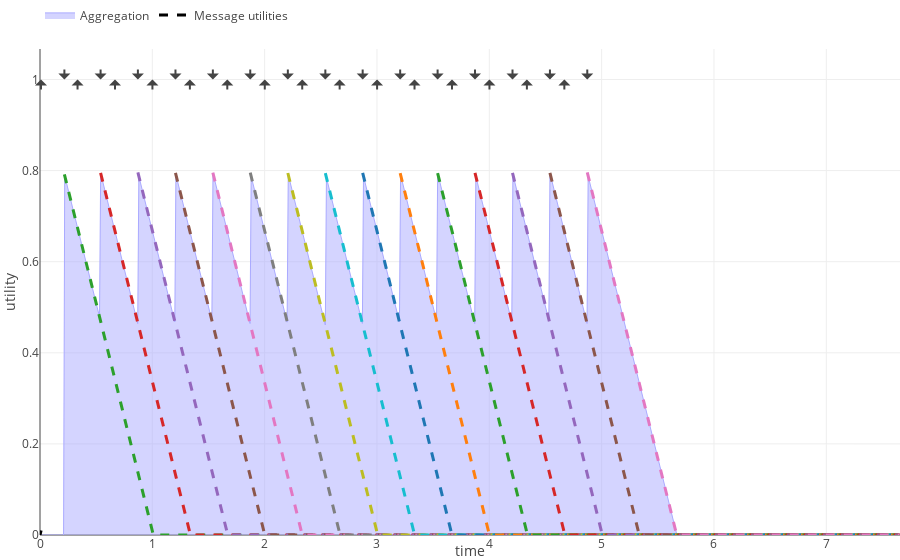

Notebook code cell kept with this figure:
### Code cell
messages_plots = gen_message_plots(msgs, UtilityBattery())
aggregation_plots = gen_aggregation_plots(msgs, UtilityBattery(), AggregationMax)

plots = [aggregation_plots, messages_plots]
display_plots(plots)

### Figure 1 — Plotly figure (JSON) as saved in the notebook; plotly's stock layout.template omitted (floating-point values rounded to 4 significant figures; data arrays with more than 128 entries replaced by an {"elided": "..."} marker saying what was removed)
{"data": [{"fill": "tozeroy", "line": {"color": "#aaaaff", "dash": "solid", "width": 1}, "name": "Aggregation", "type": "scatter", "uid": "91b3353d-1264-44ea-aaf7-351533a2ed3c", "x": {"elided": "766 float values"}, "y": {"elided": "766 float values"}}, {"line": {"color": "black", "dash": "dash", "width": 3}, "mode": "lines", "name": "Message utilities", "type": "scatter", "uid": "8151221f-723c-414b-9e5b-2ced415b2eca", "x": [0, 0.01], "y": [0, 0.01]}, {"line": {"dash": "dash", "width": 3}, "name": "Message 0", "showlegend": false, "type": "scatter", "uid": "4dd41136-1235-4296-9f8e-7d16d7618c1e", "x": {"elided": "744 float values"}, "y": {"elided": "744 float values"}}, {"line": {"dash": "dash", "width": 3}, "name": "Message 1", "showlegend": false, "type": "scatter", "uid": "dab17a71-38a3-4cb5-a725-893bc170dec6", "x": {"elided": "712 float values"}, "y": {"elided": "712 float values"}}, {"line": {"dash": "dash", "width": 3}, "name": "Message 2", "showlegend": false, "type": "scatter", "uid": "de5af538-7c64-4f45-bdfb-51dab5cf1556", "x": {"elided": "679 float values"}, "y": {"elided": "679 float values"}}, {"line": {"dash": "dash", "width": 3}, "name": "Message 3", "showlegend": false, "type": "scatter", "uid": "d286028d-9895-40dd-a71f-99e3c17981d3", "x": {"elided": "646 float values"}, "y": {"elided": "646 float values"}}, {"line": {"dash": "dash", "width": 3}, "name": "Message 4", "showlegend": false, "type": "scatter", "uid": "898d486d-4d92-421d-9a37-d273bb94ea16", "x": {"elided": "612 float values"}, "y": {"elided": "612 float values"}}, {"line": {"dash": "dash", "width": 3}, "name": "Message 5", "showlegend": false, "type": "scatter", "uid": "7a4682ba-b65d-4a5f-b98c-86a0142631d0", "x": {"elided": "579 float values"}, "y": {"elided": "579 float values"}}, {"line": {"dash": "dash", "width": 3}, "name": "Message 6", "showlegend": false, "type": "scatter", "uid": "a78999a8-1d1c-41eb-ad8a-647df96b50d4", "x": {"elided": "545 float values"}, "y": {"elided": "545 float values"}}, {"line": {"dash": "dash", "width": 3}, "name": "Message 7", "showlegend": false, "type": "scatter", "uid": "df233446-b5b4-4b28-a78a-99bd98f20fbb", "x": {"elided": "512 float values"}, "y": {"elided": "512 float values"}}, {"line": {"dash": "dash", "width": 3}, "name": "Message 8", "showlegend": false, "type": "scatter", "uid": "2d40e740-ab3d-4216-aa8d-e685695291d4", "x": {"elided": "479 float values"}, "y": {"elided": "479 float values"}}, {"line": {"dash": "dash", "width": 3}, "name": "Message 9", "showlegend": false, "type": "scatter", "uid": "34e31281-c71f-4c09-ba51-efced96490e7", "x": {"elided": "445 float values"}, "y": {"elided": "445 float values"}}, {"line": {"dash": "dash", "width": 3}, "name": "Message 10", "showlegend": false, "type": "scatter", "uid": "03f6718f-ccb2-4d78-b857-6802eeb0f798", "x": {"elided": "412 float values"}, "y": {"elided": "412 float values"}}, {"line": {"dash": "dash", "width": 3}, "name": "Message 11", "showlegend": false, "type": "scatter", "uid": "7f05ae60-1dbe-4889-b884-8d5c007863e5", "x": {"elided": "379 float values"}, "y": {"elided": "379 float values"}}, {"line": {"dash": "dash", "width": 3}, "name": "Message 12", "showlegend": false, "type": "scatter", "uid": "c141bda0-773a-4264-9d8e-e5f6ddb8668f", "x": {"elided": "345 float values"}, "y": {"elided": "345 float values"}}, {"line": {"dash": "dash", "width": 3}, "name": "Message 13", "showlegend": false, "type": "scatter", "uid": "1ae5e3ff-5c33-4059-a854-3452399c0dd4", "x": {"elided": "312 float values"}, "y": {"elided": "312 float values"}}, {"line": {"dash": "dash", "width": 3}, "name": "Message 14", "showlegend": false, "type": "scatter", "uid": "46d3ae01-c1e0-44d0-8a51-eee61fbbc275", "x": {"elided": "279 float values"}, "y": {"elided": "279 float values"}}], "layout": {"annotations": [{"ax": 0, "ay": 20, "showarrow": true, "text": " ", "x": 0.008875, "y": 1}, {"ax": 0, "ay": 20, "showarrow": true, "text": " ", "x": 0.3342, "y": 1}, {"ax": 0, "ay": 20, "showarrow": true, "text": " ", "x": 0.6677, "y": 1}, {"ax": 0, "ay": 20, "showarrow": true, "text": " ", "x": 1.001, "y": 1}, {"ax": 0, "ay": 20, "showarrow": true, "text": " ", "x": 1.334, "y": 1}, {"ax": 0, "ay": 20, "showarrow": true, "text": " ", "x": 1.667, "y": 1}, {"ax": 0, "ay": 20, "showarrow": true, "text": " ", "x": 2.001, "y": 1}, {"ax": 0, "ay": 20, "showarrow": true, "text": " ", "x": 2.335, "y": 1}, {"ax": 0, "ay": 20, "showarrow": true, "text": " ", "x": 2.668, "y": 1}, {"ax": 0, "ay": 20, "showarrow": true, "text": " ", "x": 3.001, "y": 1}, {"ax": 0, "ay": 20, "showarrow": true, "text": " ", "x": 3.334, "y": 1}, {"ax": 0, "ay": 20, "showarrow": true, "text": " ", "x": 3.668, "y": 1}, {"ax": 0, "ay": 20, "showarrow": true, "text": " ", "x": 4.001, "y": 1}, {"ax": 0, "ay": 20, "showarrow": true, "text": " ", "x": 4.334, "y": 1}, {"ax": 0, "ay": 20, "showarrow": true, "text": " ", "x": 4.668, "y": 1}, {"ax": 0, "ay": -20, "showarrow": true, "text": " ", "x": 0.2171, "y": 1}, {"ax": 0, "ay": -20, "showarrow": true, "text": " ", "x": 0.5394, "y": 1}, {"ax": 0, "ay": -20, "showarrow": true, "text": " ", "x": 0.8715, "y": 1}, {"ax": 0, "ay": -20, "showarrow": true, "text": " ", "x": 1.206, "y": 1}, {"ax": 0, "ay": -20, "showarrow": true, "text": " ", "x": 1.539, "y": 1}, {"ax": 0, "ay": -20, "showarrow": true, "text": " ", "x": 1.872, "y": 1}, {"ax": 0, "ay": -20, "showarrow": true, "text": " ", "x": 2.206, "y": 1}, {"ax": 0, "ay": -20, "showarrow": true, "text": " ", "x": 2.54, "y": 1}, {"ax": 0, "ay": -20, "showarrow": true, "text": " ", "x": 2.873, "y": 1}, {"ax": 0, "ay": -20, "showarrow": true, "text": " ", "x": 3.206, "y": 1}, {"ax": 0, "ay": -20, "showarrow": true, "text": " ", "x": 3.54, "y": 1}, {"ax": 0, "ay": -20, "showarrow": true, "text": " ", "x": 3.872, "y": 1}, {"ax": 0, "ay": -20, "showarrow": true, "text": " ", "x": 4.206, "y": 1}, {"ax": 0, "ay": -20, "showarrow": true, "text": " ", "x": 4.54, "y": 1}, {"ax": 0, "ay": -20, "showarrow": true, "text": " ", "x": 4.872, "y": 1}], "legend": {"bgcolor": "rgba(0, 0, 0, 0)", "orientation": "h", "x": 0, "y": 1.1}, "margin": {"b": 25, "l": 40, "pad": 0, "r": 0, "t": 10}, "xaxis": {"range": [0, 7.656], "title": "time"}, "yaxis": {"rangemode": "tozero", "title": "utility"}}}
